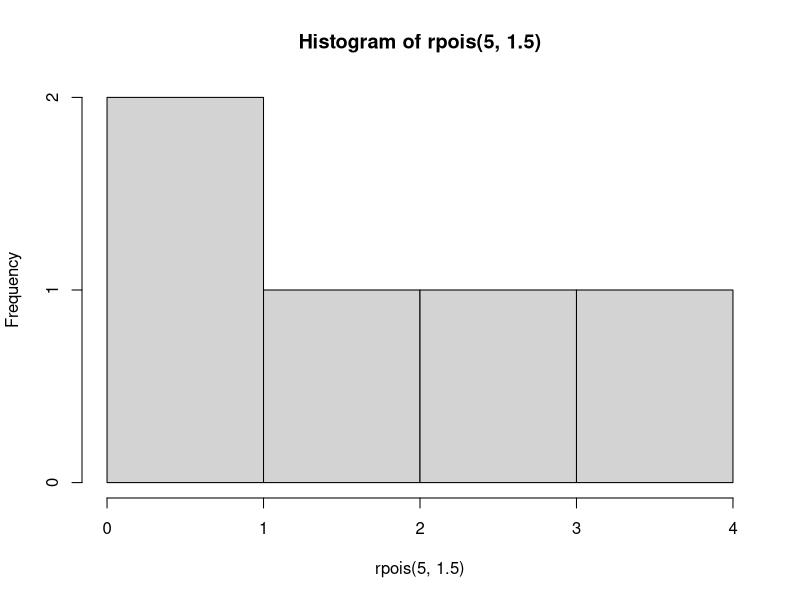

This figure's R source:
## ---- chunk 1
knitr::opts_chunk$set(fig.path = "", comment = "")
## ---- chunk 2
3 + 6
## ---- chunk 3
hist(rpois(5, 1.5))
## ---- chunk 4
knitr::kable(data.frame(x = rnorm(3), y = rnorm(3)), align = 'rl', format = "html")
